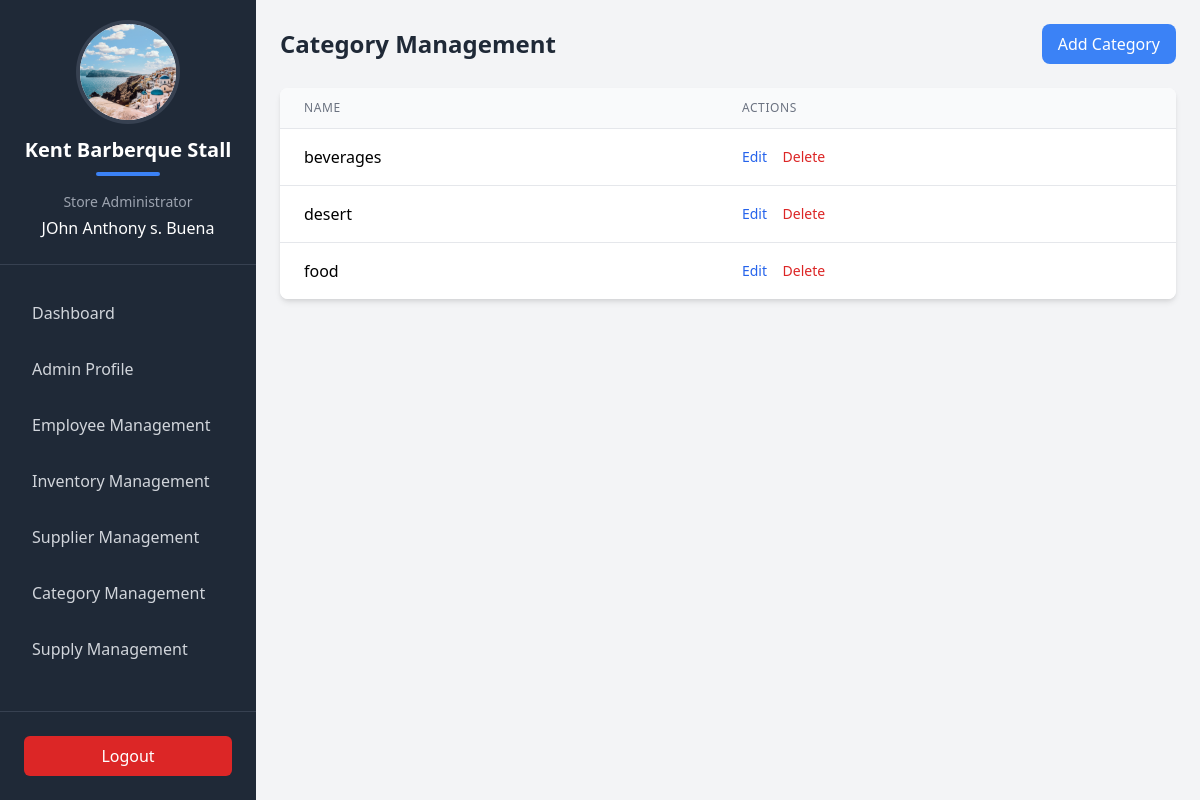
Screenshot of /stall-admin/categories/ (signed in) with the database file from the repository.
### TriadApp/models.py (models this page shows, shortened)
class Stall(models.Model):
    store_id = models.UUIDField(default=uuid.uuid4, editable=False, unique=True)
    name = models.CharField(max_length=255)
    logo = models.ImageField(upload_to='stall_logos/')
    contact_number = models.CharField(max_length=15)
    is_active = models.BooleanField(default=True)  # Add is_active field with default value True

class AdminProfile(models.Model):
    firstname = models.CharField(max_length=50)
    middle_initial = models.CharField(max_length=1, blank=True, null=True)
    lastname = models.CharField(max_length=50)
    age = models.IntegerField()
    birthdate = models.DateField()
    address = models.TextField()
    username = models.CharField(max_length=50, unique=True)
    email = models.EmailField(max_length=254, unique=True, default='', blank=True)
    password = models.CharField(max_length=100)
    contact_number = models.CharField(max_length=15)
    stall = models.ForeignKey('Stall', on_delete=models.CASCADE, related_name="admins", to_field='store_id')

class Category(models.Model):
    stall = models.ForeignKey('Stall', on_delete=models.CASCADE, related_name='categories')
    name = models.CharField(max_length=100)
    created_at = models.DateTimeField(auto_now_add=True)
    updated_at = models.DateTimeField(auto_now=True)
    class Meta:
        verbose_name_plural = 'Categories'
        ordering = ['name']
        unique_together = ['stall', 'name']

### TriadApp/stall_admins.py (the view)
# urls.py: path('stall-admin/categories/', stall_admins.manage_categories, name='manage_categories'),
@admin_required
def manage_categories(request):
    admin_id = request.session.get('admin_id')
    if not admin_id:
        return redirect('login')
    try:
        admin = AdminProfile.objects.get(id=admin_id)
        categories = Category.objects.filter(stall=admin.stall).order_by('name')
        return render(request, 'TriadApp/admin/manage_categories.html', {
            'categories': categories,
            'admin': admin,
             'stall': admin.stall
        })
    except AdminProfile.DoesNotExist:
        return redirect('login')

### TriadApp/templates/TriadApp/admin/manage_categories.html (shortened to what this page needs)
{% extends 'TriadApp/admin/admin.html' %}
{% block content %}
<div class="p-6">
    <div class="flex justify-between items-center mb-6">
        <h1 class="text-2xl font-bold text-gray-800">Category Management</h1>
        <button onclick="openModal()"
                class="bg-blue-500 hover:bg-blue-600 text-white px-4 py-2 rounded-lg cursor-pointer">
            Add Category
        </button>
    </div>
    <div class="bg-white shadow-md rounded-lg overflow-hidden">
        <table class="min-w-full divide-y divide-gray-200">
            <thead class="bg-gray-50">
                <tr>
                    <th class="px-6 py-3 text-left text-xs font-medium text-gray-500 uppercase tracking-wider">Name</th>
                    <th class="px-6 py-3 text-left text-xs font-medium text-gray-500 uppercase tracking-wider">Actions</th>
                </tr>
            </thead>
            <tbody class="bg-white divide-y divide-gray-200" id="categoriesTableBody">
                {% for category in categories %}
                <tr>
                    <td class="px-6 py-4 whitespace-nowrap">{{ category.name }}</td>
                    <td class="px-6 py-4 text-sm">
                        <button onclick="openEditModal('{{ category.id }}')"
                                class="text-blue-600 hover:text-blue-700 font-medium mr-3 cursor-pointer">
                            Edit
                        </button>
                        <button onclick="confirmDelete('{{ category.id }}', '{{ category.name|escapejs }}')"
                                class="text-red-600 hover:text-red-700 font-medium cursor-pointer">
                            Delete
                        </button>
                    </td>
                </tr>
                {% endfor %}
            </tbody>
        </table>
    </div>
</div>
{% endblock %}

### TriadApp/templates/TriadApp/admin/admin.html (shortened to what this page needs)
<!DOCTYPE html>
<html lang="en">
<head>
    <link href="https://cdn.jsdelivr.net/npm/tailwindcss@2.2.16/dist/tailwind.min.css" rel="stylesheet">
</head>
<body class="bg-gray-100">
    <div class="flex">
        <div class="w-64 h-screen bg-gray-800 text-white flex flex-col">
            <div class="p-6 border-b border-gray-700">
                <div class="flex justify-center mb-4">
                    <div class="w-24 h-24 rounded-full overflow-hidden bg-white ring-4 ring-gray-700">
                        {% if stall.logo %}
                            <img src="{{ stall.logo.url }}" alt="{{ stall.name }} Logo" class="w-full h-full object-cover">
                        {% else %}
                            <div class="w-full h-full flex items-center justify-center bg-gray-200">
                                <span class="text-gray-600 text-3xl font-bold">{{ stall.name|slice:":1" }}</span>
                            </div>
                        {% endif %}
                    </div>
                </div>
                <div class="text-center mb-4">
                    <h1 class="text-xl font-bold text-white">{{ stall.name }}</h1>
                    <div class="w-16 h-1 bg-blue-500 mx-auto mt-2 rounded-full"></div>
                </div>
                <div class="text-center">
                    <p class="text-gray-400 text-sm mb-1">Store Administrator</p>
                    <p class="text-white font-medium">
                        {{ admin.firstname }}
                        {% if admin.middle_initial %}
                            {{ admin.middle_initial }}.
                        {% endif %}
                        {{ admin.lastname }}
                    </p>
                </div>
            </div>
            <nav class="flex-1 py-6">
                <ul class="space-y-2">
                    <li>
                        <a href="{% url 'admin_dashboard' %}"
                           class="flex items-center px-6 py-3 text-gray-300 hover:bg-gray-700 hover:text-white transition-colors duration-200">
                            <span class="ml-2">Dashboard</span>
                        </a>
                    </li>
                    <li>
                        <a href="{% url 'admin_profile' %}"
                           class="flex items-center px-6 py-3 text-gray-300 hover:bg-gray-700 hover:text-white transition-colors duration-200">
                            <span class="ml-2">Admin Profile</span>
                        </a>
                    </li>
                    <li>
                        <a href="{% url 'add_employee' %}"
                           class="flex items-center px-6 py-3 text-gray-300 hover:bg-gray-700 hover:text-white transition-colors duration-200">
                            <span class="ml-2">Employee Management</span>
                        </a>
                    </li>
                    <li>
                        <a href="{% url 'manage_inventory' %}"
                           class="flex items-center px-6 py-3 text-gray-300 hover:bg-gray-700 hover:text-white transition-colors duration-200">
                            <span class="ml-2">Inventory Management</span>
                        </a>
                    </li>
                    <li>
                        <a href="{% url 'manage_suppliers' %}"
                           class="flex items-center px-6 py-3 text-gray-300 hover:bg-gray-700 hover:text-white transition-colors duration-200">
                            <span class="ml-2">Supplier Management</span>
                        </a>
                    </li>
                        <a href="{% url 'manage_categories' %}"
                           class="flex items-center px-6 py-3 text-gray-300 hover:bg-gray-700 hover:text-white transition-colors duration-200">
                            <span class="ml-2">Category Management</span>
                        </a>
                    <li>
                        <a href="{% url 'manage_supplies' %}"
                           class="flex items-center px-6 py-3 text-gray-300 hover:bg-gray-700 hover:text-white transition-colors duration-200">
                            <span class="ml-2">Supply Management</span>
                        </a>
                    </li>
                </ul>
            </nav>
            <div class="p-6 border-t border-gray-700">
                <a href="{% url 'logout' %}"
                   class="flex items-center justify-center px-4 py-2 bg-red-600 text-white rounded-md hover:bg-red-700 transition-colors duration-200">
                    <span>Logout</span>
                </a>
            </div>
        </div>
        <div class="flex-1 min-h-screen">
            {% block content %}{% endblock %}
        </div>
    </div>
</body>
</html>

### rows the page displays
Stall: logo (picture), name "Kent Barberque Stall"
AdminProfile: firstname "JOhn Anthony", middle_initial "s", lastname "Buena"
Category: name "beverages"
Category: name "desert"
Category: name "food"
